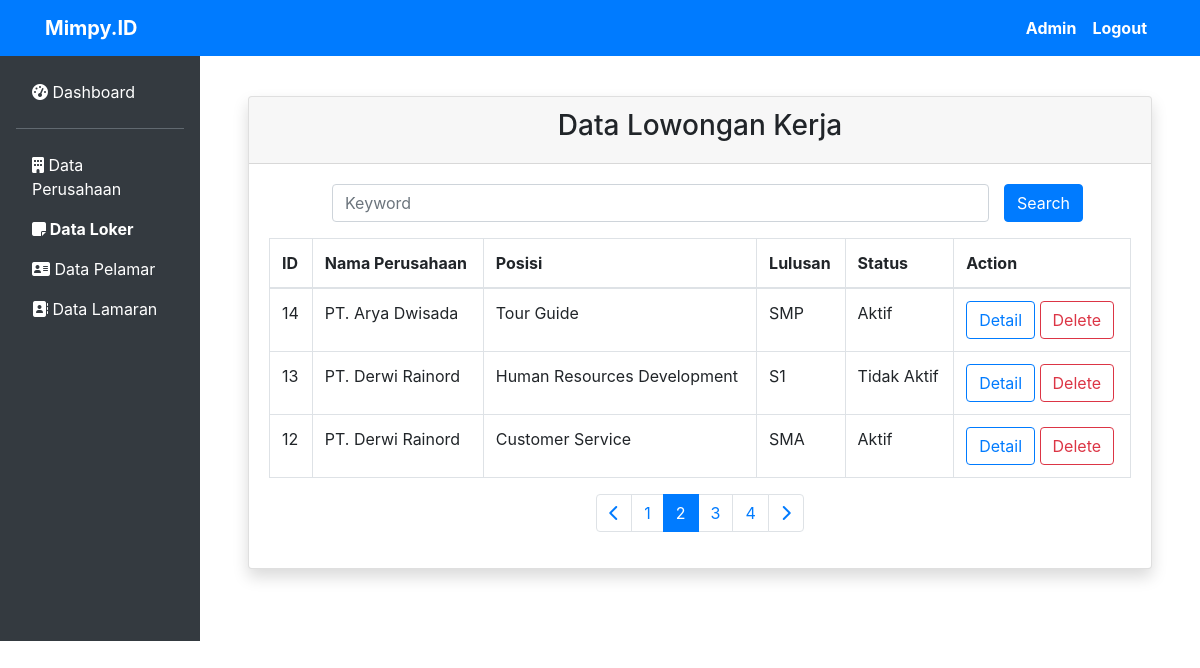
Screenshot of /data-loker.php?page=2 (signed in) with the database file from the repository.
### tables this page shows
CREATE TABLE `loker` (
  `id` int(11) NOT NULL,
  `idPerusahaan` int(11) NOT NULL,
  `posisi` varchar(30) NOT NULL,
  `lulusan` varchar(50) NOT NULL,
  `jobdesk` varchar(100) NOT NULL,
  `keterangan` varchar(256) NOT NULL,
  `status` varchar(11) NOT NULL
);

CREATE TABLE `perusahaan` (
  `id` int(11) NOT NULL,
  `nama` varchar(50) NOT NULL,
  `email` varchar(50) NOT NULL,
  `telp` varchar(20) NOT NULL,
  `kota` varchar(30) NOT NULL,
  `alamat` varchar(100) NOT NULL,
  `deskripsi` varchar(512) NOT NULL,
  `foto` text NOT NULL,
  `password` varchar(255) NOT NULL
);

### data-loker.php (the view, shortened to what this page needs)
<?php
require "db.php";
?>
<!doctype html>
<html lang="en">
    <head>
        <link rel="stylesheet" href="https://cdn.jsdelivr.net/npm/bootstrap@4.5.3/dist/css/bootstrap.min.css">
        <link rel="stylesheet" href="css/mimpy.id.css">
        <link rel="stylesheet" href="css/dashboard.css">
        <?php require "headtags.php" ?>
    </head>
    <body>
        <?php require "navbar.php" ?>
        <?php if (isset($_SESSION["admin"])) : ?>
            <div class="row no-gutters">
                <div class="col-md-2 bg-dark pr-3 pt-4">
                    <ul class="nav flex-column ml-3 mb-5">
                        <li class="nav-item">
                                <a class="nav-link active text-white" href="dashboard.php">
                                    <i class="fas fa-tachometer-alt"></i>
                                    Dashboard
                                </a>
                            <hr class="bg-secondary">
                        </li>
                        <li class="nav-item">
                            <a class="nav-link text-white" href="data-perusahaan.php">
                                <i class="fas fa-building"></i>
                                Data Perusahaan
                            </a>
                        </li>
                        <li class="nav-item">
                            <a class="nav-link text-white font-weight-bold" href="data-loker.php">
                                <i class="fas fa-sticky-note"></i>
                                Data Loker
                            </a>
                        </li>
                        <li class="nav-item">
                            <a class="nav-link text-white" href="data-pelamar.php">
                                <i class="fas fa-address-card"></i>
                                Data Pelamar
                            </a>
                        </li>
                        <li class="nav-item">
                            <a class="nav-link text-white" href="data-lamaran.php">
                                <i class="fas fa-address-book"></i>
                                Data Lamaran
                            </a>
                        </li>
                    </ul>
                </div>
                <div class="col-md-10 p-5">
                        <div class="card shadow mb-4">
                          <div class="card-header text-center">
                              <h3 class="">Data Lowongan Kerja</h3>
                          </div>
                        <div class="card-body">
                            <form action="" method="post">
                                <div class="row mx-5">
                                    <div class="col">
                                        <div class="form-group">
                                            <?php if (isset($_POST["keyword"])) : ?>
                                              <input class="form-control" name="keyword" type="search" placeholder="Keyword" aria-label="Search" value="<?= $_POST['keyword'] ?>">
                                            <?php else : ?>
                                              <input class="form-control" name="keyword" type="search" placeholder="Keyword" aria-label="Search">
                                            <?php endif; ?>
                                        </div>
                                    </div>
                                    <div>
                                        <button class="btn btn-primary" name="cari" type="submit">Search</button>
                                    </div>
                                </div>
                            </form>
                            <div class="table-responsive">
                                <table class="table table-bordered" id="dataTable" width="100%" cellspacing="0">
                                <thead>
                                    <tr>
                                        <th>ID</th>
                                        <th>Nama Perusahaan</th>
                                        <th>Posisi</th>
                                        <th>Lulusan</th>
                                        <th>Status</th>
                                        <th>Action</th>
                                    </tr>
                                </thead>
                                <tbody>
                                    <?php
                                    $jumlahDataPerHalaman = 3;
                                    $jumlahData = mysqli_num_rows(mysqli_query($db,"SELECT * FROM loker"));
                                    $jumlahHalaman = ceil($jumlahData / $jumlahDataPerHalaman);
                                    if ( isset($_GET["page"])){
                                        $halamanAktif = $_GET["page"];
                                    }else{
                                        $halamanAktif = 1;
                                    }
                                    $awalData = ( $jumlahDataPerHalaman * $halamanAktif ) - $jumlahDataPerHalaman;
                                    $loker = mysqli_query($db, "SELECT *, loker.id as idLoker, perusahaan.nama as namaPerusahaan FROM loker INNER JOIN perusahaan  ON loker.idPerusahaan = perusahaan.id ORDER BY loker.id DESC LIMIT $awalData, $jumlahDataPerHalaman");
                                    if (mysqli_num_rows($loker) > 0) :
                                    foreach ($loker as $data) :
                                    ?>
                                            <tr>
                                                <td><?= $data["idLoker"] ?></td>
                                                <td><?= $data["namaPerusahaan"] ?></td>
                                                <td><?= $data["posisi"] ?></td>
                                                <td><?= $data["lulusan"] ?></td>
                                                <td><?= $data["status"] ?></td>
                                                <td>
                                                    <a href="detail-loker.php?id=<?= $data['idLoker'] ?>" class="btn btn-outline-primary">Detail</a>
                                                    <a href="hapus-loker.php?id=<?= $data['idLoker'] ?>" onclick="return confirm('Apakah Anda Yakin Ingin Menghapus Lowongan Kerja ?')" class="btn btn-outline-danger">Delete</a>
                                                </td>
                                            </tr>
                                    <?php
                                            endforeach;
                                        else :
                                    ?>
                                            <tr class="text-center">
                                                <td colspan=4><h3>BELUM ADA DATA</h3></td>
                                            </tr>
                                    <?php endif; ?>
                                </tbody>
                                </table>
                            </div>
                            <?php if (!isset($_POST["cari"])) : ?>
                              <div class="row">
                                  <div class="col">
                                      <nav aria-label="...">
                                          <ul class="pagination justify-content-center">
                                              <li class="page-item">
                                                  <?php if( $halamanAktif > 1 ) : ?>
                                                      <a class="page-link" href="?page=<?= $halamanAktif - 1; ?>"><i class="fa fa-chevron-left"></i></a>
                                                  <?php endif; ?>
                                              </li>
                                              <?php for( $i = 1; $i <= $jumlahHalaman; $i++ ) : ?>
                                                  <?php if( $i == $halamanAktif ) : ?>
                                                      <li class="page-item active">
                                                          <a class="page-link" href="?page=<?= $i; ?>"><?= $i; ?></a>
                                                      </li>
                                                  <?php else : ?>
                                                      <li class="page-item">
                                                          <a class="page-link" href="?page=<?= $i; ?>"><?= $i; ?></a>
                                                      </li>
                                                  <?php endif; ?>
                                              <?php endfor; ?>
                                              <li class="page-item">
                                                  <?php if( $halamanAktif < $jumlahHalaman ) : ?>
                                                      <a class="page-link" href="?page=<?= $halamanAktif + 1; ?>"><i class="fa fa-chevron-right"></i></a>
                                                  <?php endif; ?>
                                              </li>
                                          </ul>
                                      </nav>
                                  </div>
                              </div>
                            <?php endif; ?>
                        </div>
                    </div>
                </div>
            </div>
        <?php endif; ?>
    </body>
</html>

### rows the page displays
loker: id "14", idPerusahaan.nama "PT. Arya Dwisada", posisi "Tour Guide", lulusan "SMP", status "Aktif"
loker: id "13", idPerusahaan.nama "PT. Derwi Rainord", posisi "Human Resources Development", lulusan "S1", status "Tidak Aktif"
loker: id "12", idPerusahaan.nama "PT. Derwi Rainord", posisi "Customer Service", lulusan "SMA", status "Aktif"
